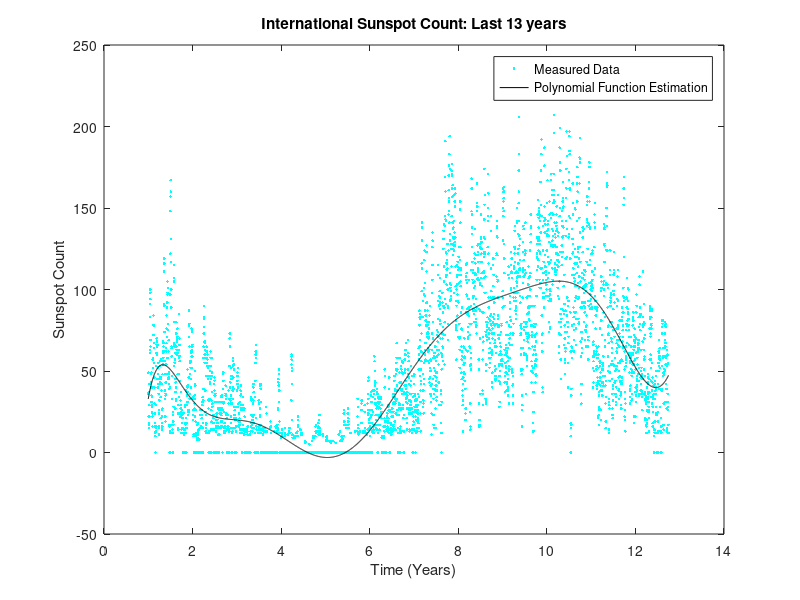
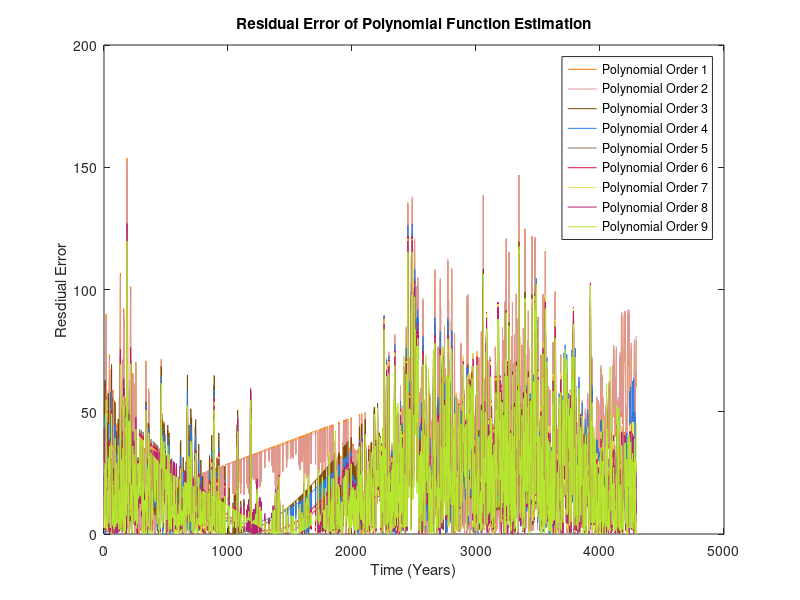

These figures' MATLAB source, in order:
clc
clear

load data;
t=split_data(:,1)-2004; % Time (years)
b=split_data(:,2);      % Sunspot count

figure(1);
plot(t,b,'.','color','c');
hold on;
title('International Sunspot Count: Last 13 years');
xlabel('Time (Years)');
ylabel('Sunspot Count');

% using same color, different intensity to plot
%baseColour = rgb2hsv([1,1,1]); %// Get the HSV values for pure red, but choose any colour
%hue = baseColour(1);
%saturation = baseColour(2);

A=ones(size(b));
err_o=10^10;
k = 25;
for n=1:10
    A=[A, t.^n];
    n                                           % display iteration
    tic                                         % start stopwatch timer
%   x=(transpose(A)*A)^(-1)*transpose(A)*b;     % Least-Squares formula
    x=A\b;                                      % Backdivision operator
    toc                                         % stop stopwatch timer
    Est=A*x;
    residual=abs(Est-b);
    err=sum(residual);

    if ((err_o-err)/err)<0.00001
        break
    end

    err_o=err;
    figure(2)
%   plot(residual,'color',hsv2rgb([hue, saturation, 1-(n-1)/(k-1)]))
    plot(residual,'color', rand(1,3));
    legendInfo{n} = ['Polynomial Order ' num2str(n)]; 
    hold on
end

title('Residual Error of Polynomial Function Estimation');
xlabel('Time (Years)');
ylabel('Resdiual Error');
legend(legendInfo);
hold off;
figure(1);
plot(t,Est,'color','k');
legend('Measured Data','Polynomial Function Estimation');
hold off;